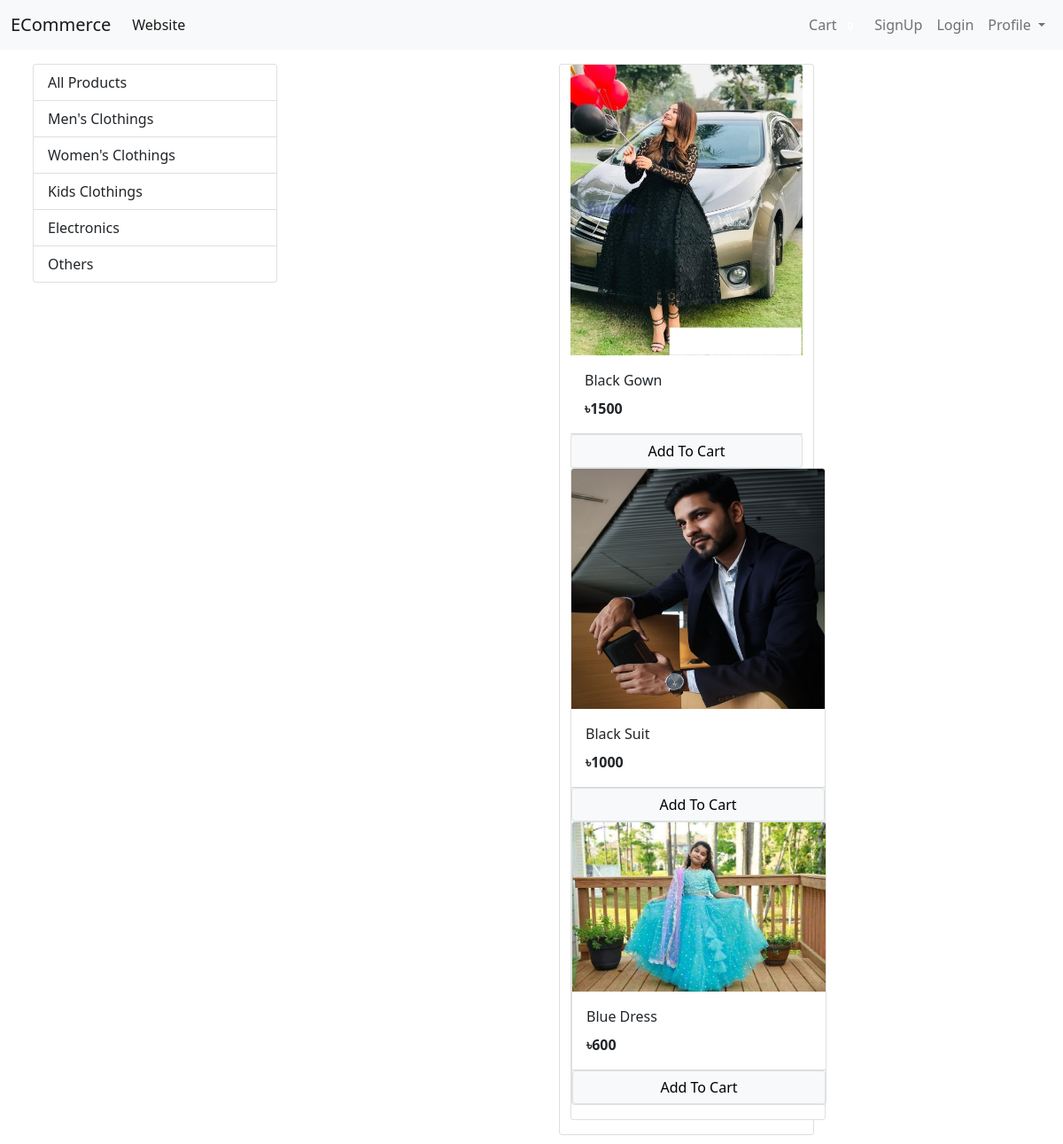
Before: / with the older database file.
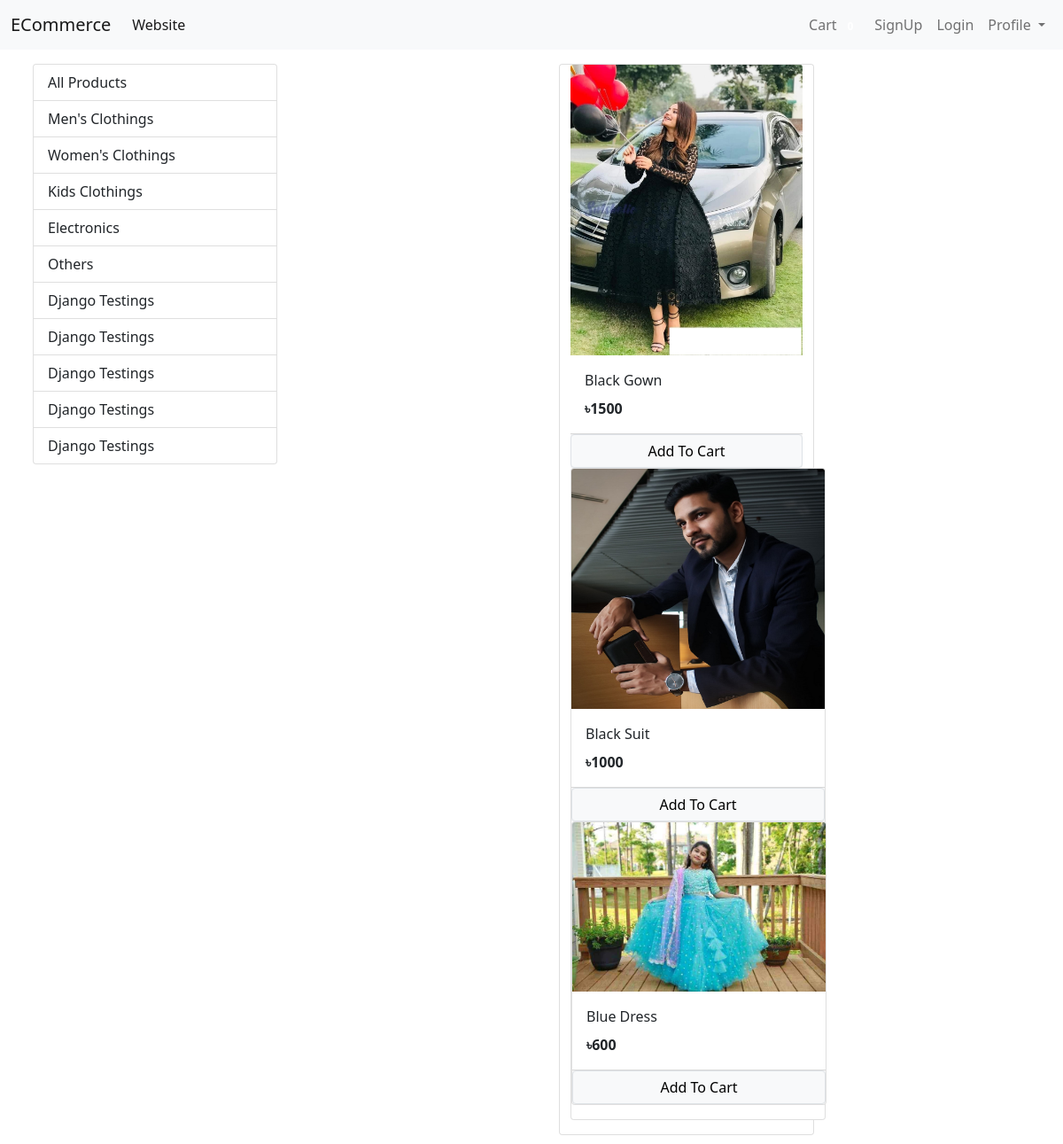
After: the same page with the newer database file.
### store/models/category.py (models this page shows, shortened)
class Category(models.Model):
    name = models.CharField(max_length=20)
    @staticmethod
    def get_all_categories():
        return Category.objects.all()

### store/models/product.py (models this page shows, shortened)
class Product(models.Model):
    name = models.CharField(max_length=50)
    price = models.IntegerField(default=0)
    category = models.ForeignKey(Category, on_delete=models.CASCADE, default=1)
    description = models.CharField(max_length=200, default='', null=True, blank=True)
    image = models.ImageField(upload_to='uploads/products/')
    @staticmethod
    def get_all_products():
        return Product.objects.all()

### store/views/home.py (the view, shortened to what this page needs)
# urls.py: path('',Index.as_view(), name='homepage'),
class Index(View):
    def get(self , request):
        cart = request.session.get('cart')
        if not cart:
            request.session['cart'] = {}
        products = None
        categories = Category.get_all_categories()
        categoryID = request.GET.get('category')
        if categoryID:
            products = Product.get_all_products_by_categoryid(categoryID)
        else:
            products = Product.get_all_products()
        data = {}
        data['products'] = products
        data['categories'] = categories
        print('you are :', request.session.get('email'))
        return render(request, 'index.html', data)

### store/templatetags/cart.py (called while the page is built)
@register.filter(name='is_in_cart')
def is_in_cart(product , cart):
    keys = cart.keys()
    for id in keys:
        if int(id) == product.id:
            return True
    return False

### store/templatetags/custom_filter.py (called while the page is built)
@register.filter(name='currency')
def currency(number):
    return "৳"+str(number)

### store/templates/index.html (shortened to what this page needs)
{% extends 'base.html' %}
{% block content %}
{% load cart %}
{% load custom_filter %}
<div class="container-fluid mt-3">
  <div class="row">
       <div class = "col-lg-3 mx-auto">
             <div class="list-group">
              <a href="/" class="list-group-item list-group-item-action">All Products</a>
              {% for category in categories %}
               <a href="/?category={{category.id}}" class="list-group-item list-group-item-action">{{category.name}}</a>
               {% endfor %}
             </div>
       </div>
     <div id='products' class="col-lg-8 mx-auto">
      <div class="row mx-auto">
    {% for product in products %}
    <div class="card mx-auto mb-3" id="{{product.id}}" style="width: 18rem;">
      <img src="{{product.image.url}}" class="card-img-top" alt="Card image cap">
      <div class="card-body">
        <p class="card-title">{{product.name}}</p>
        <p class="card-text"><b>{{product.price|currency}}</b></p>
      </div>
      <div class="card-footer p-0">
        {% if  product|is_in_cart:request.session.cart %}
        <div class="row no-gutters">
          <form action="/#{{product.id}}" class="col-2" method="post">
            {% csrf_token %}
            <input hidden type="text" name='product' value='{{product.id}}'>
            <input hidden type="text" name='remove' value='True'>
            <input type="submit" value=" - " class="btn btn-block btn-secondary">
          </form>
          <div class="text-center col">{{product|cart_quantity:request.session.cart}} in Cart</div>
<form action="/#{{product.id}}" class="col-2" method="post">
  {% csrf_token %}
  <input hidden type="text" name='product' value='{{product.id}}'>
  <input type="submit" value=" + " class="btn btn-block btn-secondary">
</form>
        </div>
      </div>
        {% else %}
        <form action="/#{{product.id}}" method="POST" class="btn-block">
         <input type="submit" class="float-right btn btn-light border form-control" value="Add To Cart">
        </form>
        {% endif %}
  </div>
 {% endfor %}
  </div>
</div>
</div>
</div>
{% endblock %}

### store/templates/base.html (shortened to what this page needs)
<!doctype html>
<html lang="en">
  <head>
    <link href="https://cdn.jsdelivr.net/npm/bootstrap@5.1.3/dist/css/bootstrap.min.css" rel="stylesheet">
  </head>
  <body>
    <nav class="navbar navbar-expand-lg navbar-light bg-light">
        <div class="container-fluid">
          <a class="navbar-brand" href="/">ECommerce</a>
          <div class="collapse navbar-collapse" id="navbarSupportedContent">
            <ul class="navbar-nav me-auto mb-2 mb-lg-0">
              <li class="nav-item">
                <a class="nav-link active" aria-current="page" href="#">Website</a>
              </li>
            </ul>
            <ul class="navbar-nav my-2 my-lg-0">
              <li class="nav-item">
                <a class="nav-link" aria-current="page" href="/cart">Cart
            <span class="badge badge-info">{{request.session.cart.keys|length}}</span>
                </a>
              </li>
              {% if request.session.customer %}
              <li class="nav-item">
                <a class="nav-link" aria-current="page" href="/orders">Orders</a>
              </li>
              <li class="nav-item">
                <a class="nav-link" aria-current="page" href="/logout">Logout</a>
              </li>
              {% else %}
              <li class="nav-item">
                <a class="nav-link" aria-current="page" href="/signup">SignUp</a>
              </li>
              <li class="nav-item">
                <a class="nav-link" aria-current="page" href="/login">Login</a>
              </li>
              {% endif %}
              <li class="nav-item dropdown">
                <a class="nav-link dropdown-toggle" href="#" id="navbarDropdown" role="button" data-bs-toggle="dropdown" aria-expanded="false">
                  Profile
                </a>
              </li>
            </ul>
          </div>
        </div>
      </nav>
          {% block content %}{% endblock %}
  </body>
</html>

Changed rows visible on the page:
added Category: name "Django Testings"
added Category: name "Django Testings"
added Category: name "Django Testings"
added Category: name "Django Testings"
added Category: name "Django Testings"
